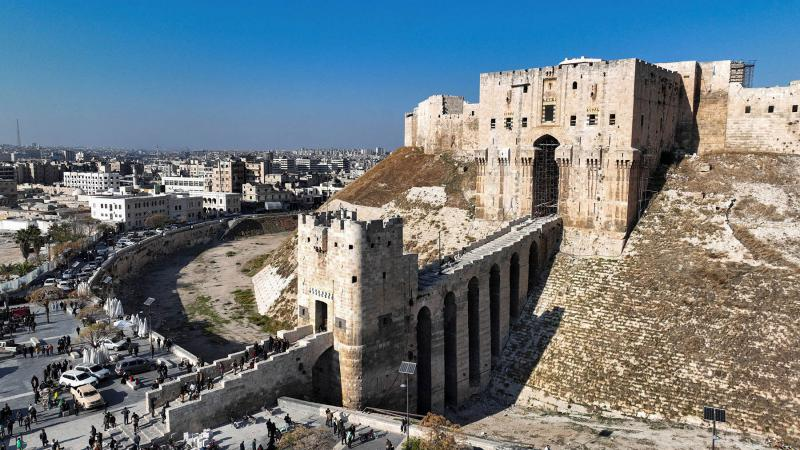
#> input picture exercises/Week3/assets/aleppo_citadel.jpg, 800 x 450 px, found by its file name; the run also reads 1 picture not shown here
$ jupyter execute --allow-errors 00_week3_review_student.ipynb   (older library calls are emulated)
#> lines starting #> are read from the running program, lines starting #| are printed output that depends on the picture
<a href="https://colab.research.google.com/github/syriascitech/Computer_Vision_Course/blob/main/exercises/Week3/00_week3_review_student.ipynb" target="_parent"></a>

<div dir="rtl" style="text-align: right;">

<h1>🧪 مراجعة الأسبوع 3 — كشف الحواف، الفلترة، وكشف الحركة</h1>
<h3>جلسة تطبيقية مباشرة — 180 دقيقة</h3>
<p><em>نسخة الطالب — بدون حلول</em></p>

</div>

<div dir="rtl" style="text-align: right;">

<h2>عن هذا الدفتر</h2>
<p>هذا الدفتر مُعدّ لمراجعة عملية مكثّفة لما تعلّمته في الأسبوع 3: <strong>الفلترة (Filtering)</strong>،
<strong>كشف الحواف (Edge Detection)</strong>، و<strong>كشف الحركة (Motion Detection)</strong>.
لن تجد هنا شرحاً نظرياً جديداً — الهدف هو أن <strong>تكتب كوداً، تجرّب، تصحّح أخطاء، وتقارن نتائج</strong>
باستخدام نفس المفاهيم والدوال التي رأيتها في دفتر الأسبوع 3.</p>

<h3>🎓 أهداف الجلسة</h3>
<ul>
<li>ترسيخ فهمك لعمل الفلاتر (Gaussian, Median, Laplacian) ومتى تختار كلاً منها.</li>
<li>ممارسة كشف الحواف عملياً باستخدام <span dir="ltr" style="unicode-bidi: isolate;"><code>cv2.Sobel</code></span> و<span dir="ltr" style="unicode-bidi: isolate;"><code>cv2.Canny</code></span>، وفهم تأثير كل معامل.</li>
<li>تطبيق الطرق الثلاث لكشف الحركة (الفرق بين الإطارات، طرح الخلفية، التدفق البصري) ومقارنتها.</li>
<li>دمج المفاهيم الثلاثة معاً في خط أنابيب واحد (Pipeline)، كما رأينا في "الصورة الكبرى" بدفتر الأسبوع 3.</li>
</ul>

<h3>💡 عن التلميحات</h3>
<p>كل تمرين جوهري يحتوي على تلميحات <strong>تدريجية</strong> (تلميح 1 عام، وقد يليه تلميح أكثر تحديداً). حاول أولاً بدون فتحها،
وافتحها فقط عند الحاجة — التلميحات لا تعطيك الحل الجاهز.</p>

</div>

<div dir="rtl" style="text-align: right;">

<h3>📐 حجم هذا الدفتر — مصمَّم لتُنهيه فعلاً</h3>
<p>هذا الدفتر مُختَصَر عمداً ليكون <strong>قابلاً للإنجاز خلال الجلسة</strong>، لا أكبر منها.
كل تمرين موجود هنا هو تمرين <strong>أساسي ⭐</strong> ندرسه معاً في القاعة — لا يوجد "حشو" ولا تمارين
يُفترَض أن تتجاوزها.</p>
<p>ستلاحظ أن ترقيم التمارين يحتوي <strong>فجوات</strong> (مثلاً ينتقل من 7 إلى 10). هذا مقصود:
التمارين الناقصة موجودة في <strong>النسخة الكاملة</strong> التي ستُشارَك بعد الجلسة، وتحمل نفس الأرقام
تماماً حتى تجدها بسهولة. لم نحذفها — فقط أجّلناها حتى لا تزدحم الجلسة الحيّة.</p>

<h3>🧭 التمارين الموجَّهة</h3>
<p>بعض التمارين (خاصة في قسم كشف الحركة قرب نهاية الجلسة) مُصنَّفة كـ<strong>تمارين موجَّهة</strong>:
أغلب الكود مكتوب لك مسبقاً، ومهمتك قصيرة ومركّزة على <strong>الفهم والتفسير</strong> لا على كتابة كود طويل.
سنشغّلها ونناقشها معاً.</p>

<h3>🔒 حول الحلول</h3>
<p>هذا الدفتر <strong>لا يحتوي على أي حل جاهز</strong>. سيُشارَك دفتر الحلول والتفسيرات الكامل بعد انتهاء الجلسة الحيّة.
هدف الجلسة هو أن تفكّر وتُخطئ وتصحّح — لا أن "تُنهي مهامّ".</p>

</div>

<div dir="rtl" style="text-align: right;">

<h3>▶️ كيفية استخدام هذا الدفتر</h3>
<pre style="direction: ltr; text-align: left; background-color: rgba(128,128,128,0.12); padding: 12px; border-radius: 6px; font-family: monospace; white-space: pre-wrap;">
تمرين N — العنوان                 ⭐ أساسي  /  🧭 موجَّه
────────────────────────────────
الهدف + المهمة بالتفصيل
[ خلية كود مُعطاة — في التمارين الموجَّهة وتمارين التصحيح ]
تلميح 1 → تلميح 2 → تلميح 3 (تدريجية، اختيارية)
────────────────────────────────
[ خلية كود لحلّك أنت ]
[ خلية تحقّق ذاتي (اختيارية) ]
────────────────────────────────
</pre>

</div>

<div dir="rtl" style="text-align: right;">

<h2>🚀 التجهيز — شغّل هذا القسم أولاً</h2>
<p>القسم التالي يجهّز كل ما تحتاجه تلقائياً: يتحقق من مكتبات Python، ويحضّر الصور والفيديو المطلوبة سواء كنت
تعمل على <strong>Google Colab</strong> أو على نسخة محلية من المستودع. لا حاجة لأي إجراء يدوي — فقط شغّل الخلايا بالترتيب.</p>

</div>

[cell 1]
import sys
IN_COLAB = "google.colab" in sys.modules
print("Google Colab:", "✅ نعم" if IN_COLAB else "❌ لا (بيئة محلية/Jupyter)")

[cell 2]
import os
import subprocess
import urllib.request

REPO_URL = "https://github.com/syriascitech/Computer_Vision_Course.git"
REPO_DIR = "Computer_Vision_Course"
REQUIRED_ASSETS = ["aleppo_citadel.jpg", "aleppo_skyline.jpg", "passing_cars.mp4"]
RAW_BASE_URL = "https://raw.githubusercontent.com/syriascitech/Computer_Vision_Course/main/exercises/Week3/assets"

# 1) على Colab: نستنسخ المستودع مرة واحدة فقط (يحتوي كل الصور والفيديو المطلوبة جاهزة)
if IN_COLAB and not os.path.isdir(REPO_DIR):
    print("📥 جارٍ استنساخ مستودع الكورس (مرة واحدة فقط)...")
    subprocess.run(["git", "clone", "--depth", "1", REPO_URL, REPO_DIR], check=True)
    print("✅ تم الاستنساخ.")

# 2) نحدّد مجلد الموارد المناسب لبيئة التشغيل الحالية
if IN_COLAB:
    ASSETS_DIR = os.path.join(REPO_DIR, "exercises", "Week3", "assets")
elif os.path.isdir(os.path.join("exercises", "Week3", "assets")):
    ASSETS_DIR = os.path.join("exercises", "Week3", "assets")   # تشغيل من جذر المستودع
elif os.path.isdir("assets"):
    ASSETS_DIR = "assets"                                        # تشغيل من داخل exercises/Week3
else:
    ASSETS_DIR = "assets"
    os.makedirs(ASSETS_DIR, exist_ok=True)

# 3) خطة احتياطية: أي ملف غير موجود محلياً يتم تنزيله تلقائياً من GitHub
for name in REQUIRED_ASSETS:
    local_path = os.path.join(ASSETS_DIR, name)
    if not os.path.exists(local_path):
        try:
            print(f"📥 تنزيل {name} ...")
            urllib.request.urlretrieve(f"{RAW_BASE_URL}/{name}", local_path)
        except Exception as e:
            print(f"⚠️  تعذّر تنزيل '{name}': {e}")

CITADEL_PATH = os.path.join(ASSETS_DIR, "aleppo_citadel.jpg")
SKYLINE_PATH = os.path.join(ASSETS_DIR, "aleppo_skyline.jpg")
VIDEO_PATH = os.path.join(ASSETS_DIR, "passing_cars.mp4")

print("📁 مجلد الموارد المستخدم:", ASSETS_DIR)

[cell 3]
import cv2
import numpy as np
import matplotlib.pyplot as plt

print("NumPy:", np.__version__)
print("OpenCV:", cv2.__version__)
print("Matplotlib:", __import__("matplotlib").__version__)

[cell 4]
# فحص نهائي: هل الملفات موجودة، وهل يمكن قراءتها فعلاً (لا نتحقق من الوجود فقط)؟
_all_ok = True
for label, path in [("صورة قلعة حلب", CITADEL_PATH),
                     ("صورة أفق مدينة حلب", SKYLINE_PATH),
                     ("فيديو السيارات", VIDEO_PATH)]:
    if not os.path.exists(path):
        print(f"❌ لم يتم العثور على: {label} ({path})")
        _all_ok = False
        continue
    if path.endswith(".mp4"):
        _cap = cv2.VideoCapture(path)
        _readable = _cap.isOpened() and _cap.read()[0]
        _cap.release()
    else:
        _readable = cv2.imread(path) is not None
    if _readable:
        print(f"✅ {label}: تم التحقق من القراءة بنجاح")
    else:
        print(f"❌ {label}: الملف موجود لكن تعذّرت قراءته")
        _all_ok = False

print()
if _all_ok:
    print("✅ اكتمل التجهيز بنجاح — يمكنك الآن البدء بالتمارين.")
else:
    print("❌ هناك مشكلة في أحد الموارد. أعد تشغيل الخلايا أعلاه، أو تواصل مع المدرّب.")

<div dir="rtl" style="text-align: right;">

<h3>🧰 أدوات مساعدة (مُعطاة جاهزة — ليست جزءاً من التمارين)</h3>
<p>الدوال التالية تسهّل عرض الصور ومقارنتها ومعالجة الفيديو، وستستخدمها كثيراً في التمارين القادمة.
لا تحتاج لفهم تفاصيلها البرمجية — فقط اعرف ماذا تفعل كل دالة.</p>

</div>

[cell 5]
def show_images(images, titles=None, cmaps=None, figsize=None, suptitle=None):
    """يعرض عدة صور جنباً إلى جنب لمقارنتها بصرياً."""
    n = len(images)
    titles = titles or [""] * n
    cmaps = cmaps or [None] * n
    figsize = figsize or (5 * n, 5)
    fig, axes = plt.subplots(1, n, figsize=figsize)
    if n == 1:
        axes = [axes]
    for ax, img, title, cmap in zip(axes, images, titles, cmaps):
        ax.imshow(img, cmap=cmap)
        ax.set_title(title, fontsize=11)
        ax.axis("off")
    if suptitle:
        fig.suptitle(suptitle, fontsize=13)
    plt.tight_layout()
    plt.show()


def to_rgb(img_bgr):
    """تحويل صورة من BGR (ترتيب OpenCV) إلى RGB (ترتيب Matplotlib) للعرض الصحيح."""
    return cv2.cvtColor(img_bgr, cv2.COLOR_BGR2RGB)


def add_salt_and_pepper_noise(gray_img, amount=0.03, seed=42):
    """يضيف ضوضاء Salt-and-Pepper (بكسلات بيضاء/سوداء عشوائية معزولة) لصورة رمادية.
    أداة مساعدة لتوليد بيانات تجربة فقط - ليست جزءاً من مفاهيم الأسبوع 3."""
    rng = np.random.default_rng(seed)
    noisy = gray_img.copy()
    h, w = noisy.shape
    n_pixels = int(amount * h * w)
    ys = rng.integers(0, h, n_pixels)
    xs = rng.integers(0, w, n_pixels)
    salt = rng.random(n_pixels) > 0.5
    noisy[ys[salt], xs[salt]] = 255
    noisy[ys[~salt], xs[~salt]] = 0
    return noisy


def read_video_frames(path, max_frames=60):
    """يقرأ أول max_frames إطار من فيديو ويعيدها كقائمة مصفوفات BGR."""
    cap = cv2.VideoCapture(path)
    frames = []
    while cap.isOpened() and len(frames) < max_frames:
        ret, frame = cap.read()
        if not ret:
            break
        frames.append(frame)
    cap.release()
    return frames


print("🧰 الأدوات المساعدة جاهزة: show_images, to_rgb, add_salt_and_pepper_noise, read_video_frames")

<div dir="rtl" style="text-align: right;">

<h3>🖼️ تحميل الصورة الرئيسية للجلسة</h3>
<p>سنستخدم صورة <strong>قلعة حلب</strong> كصورة رئيسية لتمارين الفلترة وكشف الحواف
(تفاصيلها الحجرية والهندسية الغنية مثالية لهذا النوع من التمارين)، وصورة
<strong>أفق مدينة حلب القديمة</strong> في تمارين لاحقة.</p>

</div>

[cell 6]
img_bgr = cv2.imread(CITADEL_PATH)
#> img_bgr is the input picture: shape (450, 800, 3); mean B, G, R 128.3, 122.7, 112
img_rgb = to_rgb(img_bgr)
img_gray = cv2.cvtColor(img_bgr, cv2.COLOR_BGR2GRAY)
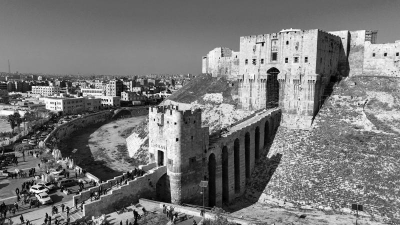
#> img_gray: shape (450, 800) (shown at 1/2 size); min 0, max 255, mean 120.1

show_images([img_rgb, img_gray], ["Aleppo Citadel — RGB", "Aleppo Citadel — Grayscale"],
            cmaps=[None, "gray"], figsize=(12, 5))
#> in show_images, `n = len(images)`: n = 2
#> in show_images, `titles = titles or [""] * n`: titles = ['Aleppo Citadel — RGB', 'Aleppo Citadel — Grayscale']
#> in show_images, `cmaps = cmaps or [None] * n`: cmaps = 2 items
#> in show_images, `figsize = figsize or (5 * n, 5)`: figsize = (12, 5)
#> the loop in show_images, `for ax, img, title, cmap in zip(axes, images, titles, cmaps):` made 2 passes
#> in show_images, `plt.show()`:
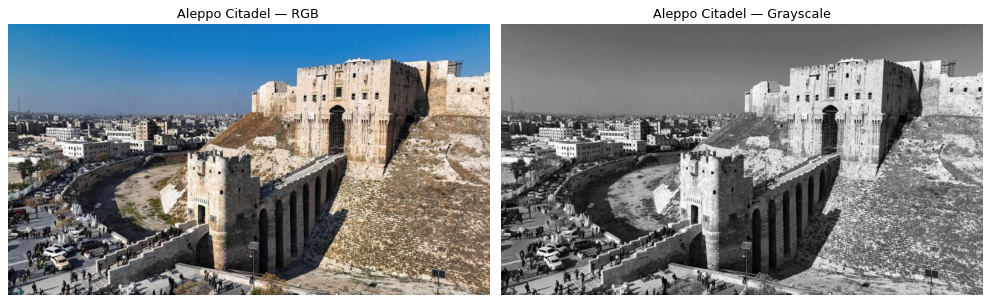
#> figure drawn by matplotlib, 2 panels
print("shape:", img_bgr.shape, "| dtype:", img_bgr.dtype)
#| shape: (450, 800, 3) | dtype: uint8

<div dir="rtl" style="text-align: right;">

<h2>🧠 استرجاع نشط سريع (≈15 دقيقة)</h2>
<p>قبل أن نبدأ، دعنا "نُعيد تشغيل" ذاكرتنا حول مفاهيم الأسبوع 3. هذا ليس اختباراً — فكّر بصوت مرتفع مع زملائك
والمدرّب، وناقش إجابتك <strong>قبل</strong> فتح "الإجابة". الهدف هو التذكّر النشط، لا القراءة السلبية.</p>

</div>

[cell 7]
# 🎬 مثال بصري: نفس الصورة بعد فلتر Gaussian بقيمتين مختلفتين لـ σ (السيجما)
_demo_a = cv2.GaussianBlur(img_gray, (9, 9), sigmaX=1)
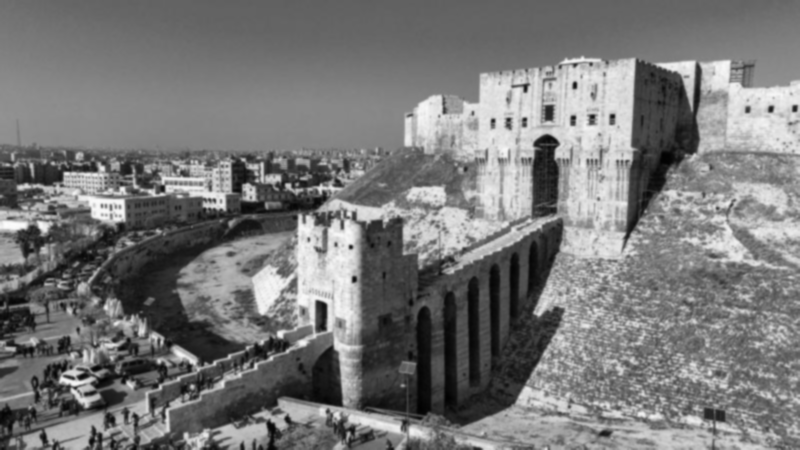
#> _demo_a: shape (450, 800); min 1, max 252, mean 120.1
_demo_b = cv2.GaussianBlur(img_gray, (9, 9), sigmaX=8)
show_images([_demo_a, _demo_b], ["Image A", "Image B"], cmaps=["gray", "gray"], figsize=(11, 5))
#> (the rest of the program and of its run is left out)
